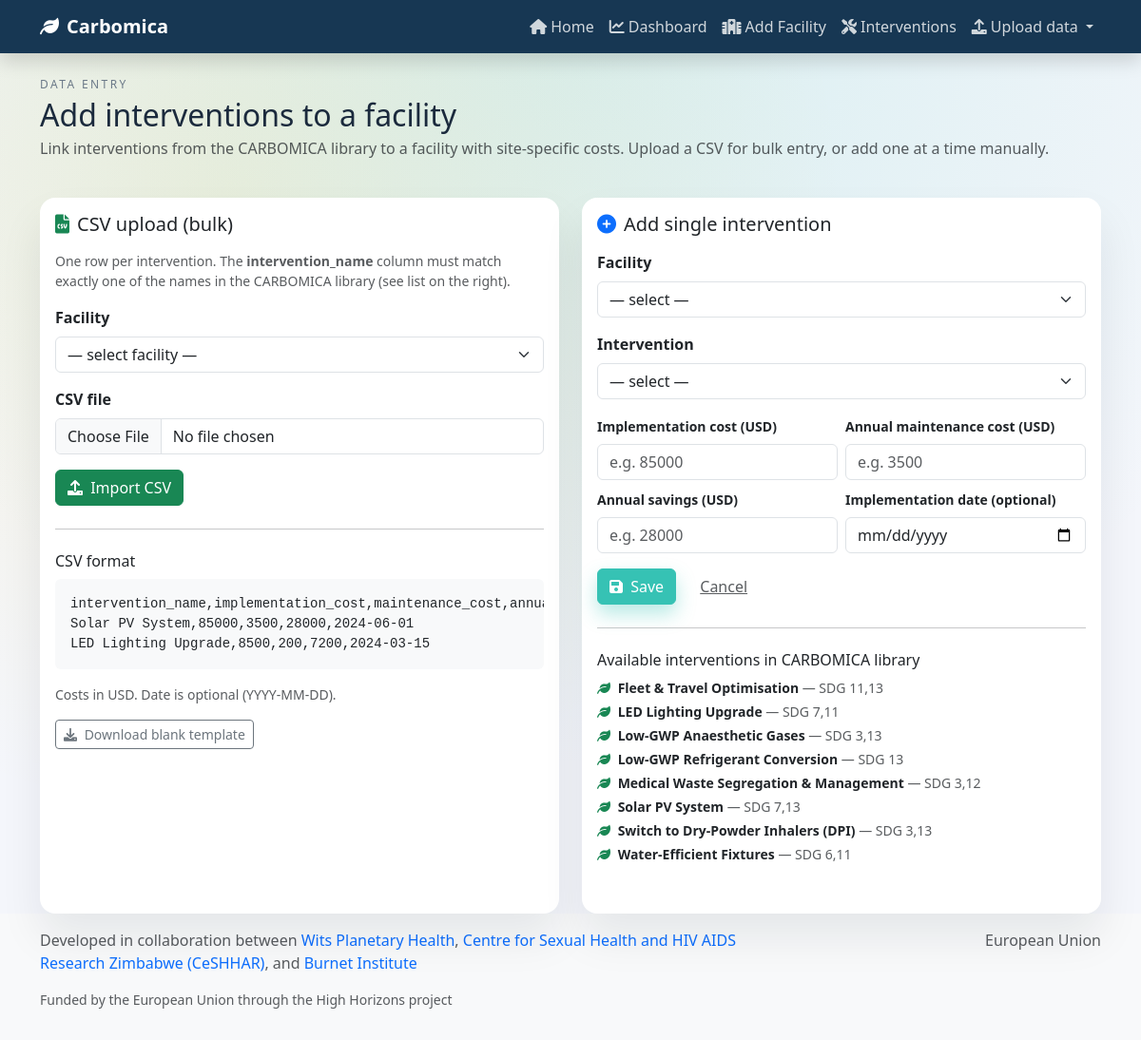
Page /upload/interventions/ on the committed database.
### appname/models.py (models this page shows, shortened)
class Intervention(models.Model):
    code_name = models.CharField(max_length=100)
    display_name = models.CharField(max_length=100)
    status = models.CharField(
        max_length=50,
        choices=[
            ('Planned', 'Planned'),
            ('In Progress', 'In Progress'),
            ('Completed', 'Completed'),
            ('Cancelled', 'Cancelled')
        ],
        default='Planned'
    )
    description = models.TextField(blank=True)
    emission_reduction_percentage = models.DecimalField(
        max_digits=5,
        decimal_places=2,
        validators=[MinValueValidator(0.0), MaxValueValidator(100.0)],
        help_text="Expected percentage reduction in emissions",
        default=0.0
    )
    payback_period = models.IntegerField(
        validators=[MinValueValidator(0)],
        help_text="Expected payback period in months",
        default=0
    )
    energy_savings = models.DecimalField(
        max_digits=10,
        decimal_places=2,
        validators=[MinValueValidator(0.0)],
        help_text="Expected annual energy savings in kWh",
        default=0.0
    )
    sdg_goals = models.CharField(
        max_length=50,
        blank=True,
        default='',
        help_text="Comma-separated SDG numbers this intervention contributes to (e.g. '3,7,13')"
    )
    class Meta:
        verbose_name = _('Intervention')
        verbose_name_plural = _('Interventions')
        ordering = ['display_name']

### appname/views.py (the view, shortened to what this page needs)
# urls.py: path('upload/interventions/', views.upload_interventions, name='upload_interventions'),
def upload_interventions(request):
    facilities = Facility.objects.order_by('display_name')
    interventions_qs = Intervention.objects.order_by('display_name')
    return render(request, 'appname/upload_interventions.html', {
        'facilities': facilities,
        'interventions': interventions_qs,
    })

### appname/templates/appname/upload_interventions.html (shortened to what this page needs)
{% extends 'appname/base.html' %}
{% load humanize %}
{% block content %}
<div class="row mb-4">
    <div class="col-12">
        <p class="section-label mb-1">Data entry</p>
        <h2 class="mb-0">Add interventions to a facility</h2>
        <p class="text-muted mt-1">
            Link interventions from the CARBOMICA library to a facility with site-specific costs.
            Upload a CSV for bulk entry, or add one at a time manually.
        </p>
    </div>
</div>
<div class="row g-4">
    <div class="col-lg-6">
        <div class="card h-100">
            <div class="card-body">
                <h5 class="mb-3"><i class="fas fa-file-csv me-2 text-success"></i>CSV upload (bulk)</h5>
                <p class="text-muted small mb-3">
                    One row per intervention. The <strong>intervention_name</strong> column must
                    match exactly one of the names in the CARBOMICA library (see list on the right).
                </p>
                <form method="post" enctype="multipart/form-data">
                    <div class="mb-3">
                        <label class="form-label fw-semibold">Facility</label>
                        <select name="facility" class="form-select" required>
                            <option value="">— select facility —</option>
                        </select>
                    </div>
                    <div class="mb-3">
                        <label class="form-label fw-semibold">CSV file</label>
                        <input type="file" name="csv_file" accept=".csv,.txt" class="form-control" required>
                    </div>
                    <button type="submit" class="btn btn-success">
                        <i class="fas fa-upload me-1"></i> Import CSV
                    </button>
                </form>
                <hr class="my-4">
                <h6>CSV format</h6>
                <pre class="bg-light rounded p-3 small">intervention_name,implementation_cost,maintenance_cost,annual_savings,implementation_date
Solar PV System,85000,3500,28000,2024-06-01
LED Lighting Upgrade,8500,200,7200,2024-03-15</pre>
                <p class="text-muted small">Costs in USD. Date is optional (YYYY-MM-DD).</p>
                <a href="#" class="btn btn-outline-secondary btn-sm" id="downloadTemplate">
                    <i class="fas fa-download me-1"></i> Download blank template
                </a>
            </div>
        </div>
    </div>
    <div class="col-lg-6">
        <div class="card h-100">
            <div class="card-body">
                <h5 class="mb-3"><i class="fas fa-plus-circle me-2 text-primary"></i>Add single intervention</h5>
                <form method="post">
                    <div class="mb-3">
                        <label class="form-label fw-semibold">Facility</label>
                        <select name="facility" class="form-select" required>
                            <option value="">— select —</option>
                        </select>
                    </div>
                    <div class="mb-3">
                        <label class="form-label fw-semibold">Intervention</label>
                        <select name="intervention" class="form-select" required>
                            <option value="">— select —</option>
                        </select>
                    </div>
                    <div class="row g-2">
                        <div class="col-6">
                            <label class="form-label small fw-semibold">Implementation cost (USD)</label>
                            <input type="number" name="implementation_cost" class="form-control"
                                   placeholder="e.g. 85000" min="0" step="0.01" required>
                        </div>
                        <div class="col-6">
                            <label class="form-label small fw-semibold">Annual maintenance cost (USD)</label>
                            <input type="number" name="maintenance_cost" class="form-control"
                                   placeholder="e.g. 3500" min="0" step="0.01">
                        </div>
                        <div class="col-6">
                            <label class="form-label small fw-semibold">Annual savings (USD)</label>
                            <input type="number" name="annual_savings" class="form-control"
                                   placeholder="e.g. 28000" min="0" step="0.01">
                        </div>
                        <div class="col-6">
                            <label class="form-label small fw-semibold">Implementation date (optional)</label>
                            <input type="date" name="implementation_date" class="form-control">
                        </div>
                    </div>
                    <div class="mt-3">
                        <button type="submit" class="btn btn-primary">
                            <i class="fas fa-save me-1"></i> Save
                        </button>
                        <a href="{% url 'interventions' %}" class="btn btn-link text-muted ms-2">Cancel</a>
                    </div>
                </form>
                <hr class="my-4">
                <h6 class="mb-2">Available interventions in CARBOMICA library</h6>
                <ul class="list-unstyled small">
                    {% for i in interventions %}
                    <li class="mb-1">
                        <i class="fas fa-leaf text-success me-1"></i>
                        <strong>{{ i.display_name }}</strong>
                        {% if i.sdg_goals %}
                        <span class="text-muted">— SDG {{ i.sdg_goals }}</span>
                        {% endif %}
                    </li>
                    {% endfor %}
                </ul>
            </div>
        </div>
    </div>
</div>
{% endblock %}

### appname/templates/appname/base.html (style rules this page uses)
:root { --primary-color: #173753; --secondary-color: #36c2b4; --accent-color: #f1c40f; --background-color: #f4f6fb; --text-muted: #6c7a89; }
body { background: radial-gradient(circle at top, rgba(54,194,180,0.15), transparent 65%), radial-gradient(circle at 20% 20%, rgba(241,196,15,0.12), transparent 50%); background-color: var(--background-color); font-family: 'Segoe UI', Tahoma, Geneva, Verdana, sans-serif; color: #1b2a3d; }
.card { border: none; border-radius: 16px; box-shadow: 0 25px 45px rgba(15,20,34,0.08); margin-bottom: 20px; background: white; }
.btn-primary { background-color: var(--secondary-color); border-color: var(--secondary-color); box-shadow: 0 10px 20px rgba(54,194,180,0.35); }
.section-label { letter-spacing: 0.2em; text-transform: uppercase; font-size: 0.75rem; color: var(--text-muted); }

### rows in the picture
Intervention: display_name "Fleet & Travel Optimisation", sdg_goals "11,13"
Intervention: display_name "LED Lighting Upgrade", sdg_goals "7,11"
Intervention: display_name "Low-GWP Anaesthetic Gases", sdg_goals "3,13"
Intervention: display_name "Low-GWP Refrigerant Conversion", sdg_goals "13"
Intervention: display_name "Medical Waste Segregation & Management", sdg_goals "3,12"
Intervention: display_name "Solar PV System", sdg_goals "7,13"
Intervention: display_name "Switch to Dry-Powder Inhalers (DPI)", sdg_goals "3,13"
Intervention: display_name "Water-Efficient Fixtures", sdg_goals "6,11"
